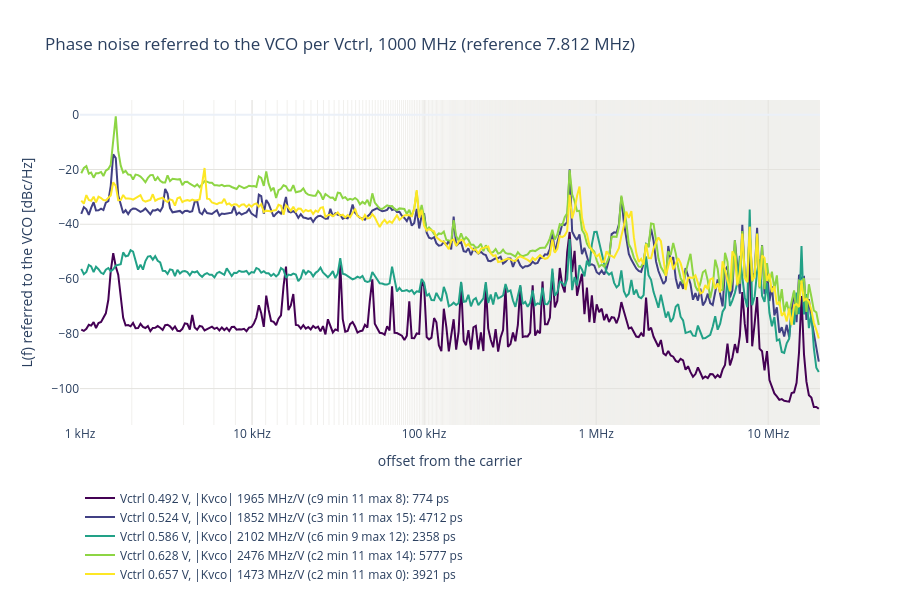

The cell this chart's notebook holds for it:
### Code cell
F_start, F_stop = 1e3, 20e6  # offset range shown [Hz]

# Full phase-noise curve per setting, referred to the VCO (pad + 20 log10 N), coloured by Vctrl (blue low, yellow
# high): shows where in offset the curves split (in-band floor, loop peak, interferers).
fig = go.Figure()
for r in runs.sort_values(X_COL).itertuples():
    lt = binned(trace_of(r.vctrl_target, "L_trace"), F_start, F_stop)
    if lt.empty:
        continue
    name = (f"Vctrl {getattr(r, X_COL):.3f} V, |Kvco| {r.kvco_pred / 1e6:.0f} MHz/V (c{r.vco_tune_coarse:.0f} "
            f"min {r.vco_current_min:.0f} max {r.vco_current_max:.0f}): {r.time_jitter_trace_ps:.0f} ps")
    fig.add_scatter(x=lt["freq"], y=lt["level_dbm"] + 20 * np.log10(r.total_div), mode="lines", name=name,
                    line=dict(color=vctrl_color(getattr(r, X_COL)), width=2),
                    hovertemplate="%{x:.3s}Hz: %{y:.1f} dBc/Hz<extra></extra>")
fig.update_layout(title=f"Phase noise referred to the VCO per Vctrl, {all_runs['f_vco'].iloc[0] / 1e6:g} MHz "
                        f"(reference {all_runs['f_ref'].iloc[0] / 1e6:.4g} MHz)",
                  template="plotly_white", height=600, legend=dict(orientation="h", y=-0.18),
                  hoverlabel=dict(namelength=-1))
fig.update_xaxes(title="offset from the carrier", gridcolor=GRID, **OFFSET_AXIS,
                 range=[np.log10(F_start), np.log10(F_stop)])
fig.update_yaxes(title="L(f) referred to the VCO [dBc/Hz]", gridcolor=GRID)
save(fig, "phase_noise")

### Figure 1 — Plotly figure (JSON) as saved in the notebook; plotly's stock layout.template omitted (floating-point values rounded to 4 significant figures; data arrays with more than 128 entries replaced by an {"elided": "..."} marker saying what was removed)
{"data": [{"hovertemplate": "%{x:.3s}Hz: %{y:.1f} dBc/Hz<extra></extra>", "line": {"color": "rgb(68, 1, 84)", "width": 2}, "mode": "lines", "name": "Vctrl 0.492 V, |Kvco| 1965 MHz/V (c9 min 11 max 8): 774 ps", "type": "scatter", "x": {"elided": "300 float values"}, "y": {"elided": "300 float values"}}, {"hovertemplate": "%{x:.3s}Hz: %{y:.1f} dBc/Hz<extra></extra>", "line": {"color": "rgb(65, 64, 132)", "width": 2}, "mode": "lines", "name": "Vctrl 0.524 V, |Kvco| 1852 MHz/V (c3 min 11 max 15): 4712 ps", "type": "scatter", "x": {"elided": "300 float values"}, "y": {"elided": "300 float values"}}, {"hovertemplate": "%{x:.3s}Hz: %{y:.1f} dBc/Hz<extra></extra>", "line": {"color": "rgb(34, 161, 135)", "width": 2}, "mode": "lines", "name": "Vctrl 0.586 V, |Kvco| 2102 MHz/V (c6 min 9 max 12): 2358 ps", "type": "scatter", "x": {"elided": "300 float values"}, "y": {"elided": "300 float values"}}, {"hovertemplate": "%{x:.3s}Hz: %{y:.1f} dBc/Hz<extra></extra>", "line": {"color": "rgb(141, 213, 68)", "width": 2}, "mode": "lines", "name": "Vctrl 0.628 V, |Kvco| 2476 MHz/V (c2 min 11 max 14): 5777 ps", "type": "scatter", "x": {"elided": "300 float values"}, "y": {"elided": "300 float values"}}, {"hovertemplate": "%{x:.3s}Hz: %{y:.1f} dBc/Hz<extra></extra>", "line": {"color": "rgb(253, 231, 37)", "width": 2}, "mode": "lines", "name": "Vctrl 0.657 V, |Kvco| 1473 MHz/V (c2 min 11 max 0): 3921 ps", "type": "scatter", "x": {"elided": "300 float values"}, "y": {"elided": "300 float values"}}], "layout": {"height": 600, "hoverlabel": {"namelength": -1}, "legend": {"orientation": "h", "y": -0.18}, "title": {"text": "Phase noise referred to the VCO per Vctrl, 1000 MHz (reference 7.812 MHz)"}, "xaxis": {"gridcolor": "#e4e3df", "minor": {"gridcolor": "#f1f0ed", "showgrid": true}, "range": [3, 7.301], "ticktext": ["100 Hz", "1 kHz", "10 kHz", "100 kHz", "1 MHz", "10 MHz", "100 MHz"], "tickvals": [100, 1000, 10000, 100000, 1000000, 10000000, 100000000], "title": {"text": "offset from the carrier"}, "type": "log"}, "yaxis": {"gridcolor": "#e4e3df", "title": {"text": "L(f) referred to the VCO [dBc/Hz]"}}}}
